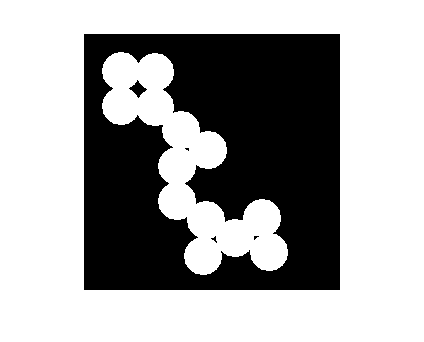
%> input picture Students/30421/Pop I. Mihai/xilinx 13.5/sysgen/examples/dsp48e1/AlphaBlending/2.png, 424 x 342 px
$ octave ABlending_dsp48e1_PreLoadFcn.m   (GNU Octave 9; MATLAB toolbox functions it lacks are replaced by stand-ins)
%> lines starting %> are read from the running program, lines starting %| are printed output that depends on the picture; in (x1, y1, x2, y2) boxes, pixels count from 0 and x2, y2 are one past the last pixel; in counts of white or black regions, pixels touching at a corner belong together; the program's own positions count from 1

% Alpha Blending Demo takes input from Image files
% Separate out the red green and blue components from the image.

% clear all;

h = figure;
clf;
set(h,'Name','  Alpha Blending Results');
set(h,'Position',[100 50 1000 800]);

% ABlening_image2 = imread('im.bmp');
% ABlening_image1 = imread('im1.bmp');

ABlening_image2 = imread('2.png');
%> ABlening_image2 is the input picture: size 342x424x3 uint8; 64.6% white; 5 black regions (3 under 20 px), largest, box (x1, y1, x2, y2) and area: (84, 34, 340, 290) 51227, (129, 80, 147, 98) 139
ABlening_image1 = imread('1.png');
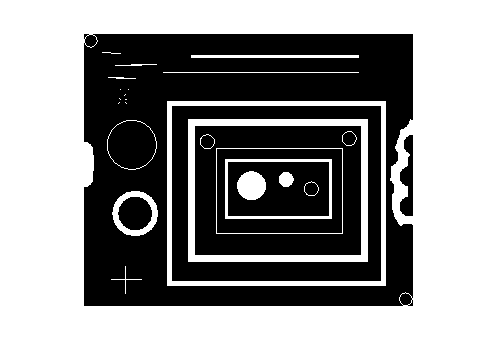
%> input picture Students/30421/Pop I. Mihai/xilinx 13.5/sysgen/examples/dsp48e1/AlphaBlending/1.png, 497 x 358 px
%> ABlening_image1 is the input picture: size 358x497x3 uint8; 57.5% white; 7 black regions, largest, box (x1, y1, x2, y2) and area: (84, 34, 413, 306) 44073, (172, 106, 381, 281) 10835, (195, 126, 361, 255) 10413
%%% Basic comparing of the image sizes
%%%%%%%%%%%%%%%%%%%%%%%%%%%%%%%%%%%%%%%%%%%%%%%%%
NPixels1 = size(ABlening_image1,1) * size(ABlening_image1,2);
%> NPixels1 = 177926
s11 = size(ABlening_image1,1);
%> s11 = 358
s12 = size(ABlening_image1,2);
%> s12 = 497
NPixels2 = size(ABlening_image2,1) * size(ABlening_image2,2);
%> NPixels2 = 145008
s21 = size(ABlening_image2,1);
%> s21 = 342
s22 = size(ABlening_image2,2);
%> s22 = 424

Size1 = s11*s12;
%> Size1 = 177926
Size2 = s21*s22;
%> Size2 = 145008
if(Size1>Size2)
    L = s11;
%> L = 358
    W = s12;
%> W = 497
else
    L = s21;
    W = s22;
end
if(NPixels1>NPixels2)
    ABlening_image3 = ABlening_image1;
    ABlening_image3(1:s11,1:s12,1:3) = 0;
%> ABlening_image3: size 358x497x3 uint8; every value is 0
    Rowstart = round((s11-s21)/2);
%> Rowstart = 8
    ColumnStart = round((s12-s22)/2);
%> ColumnStart = 37
    ABlening_image3(1+Rowstart:Rowstart+s21,1+ColumnStart:ColumnStart+s22,1:3) = ABlening_image2(1:s21,1:s22,1:3);
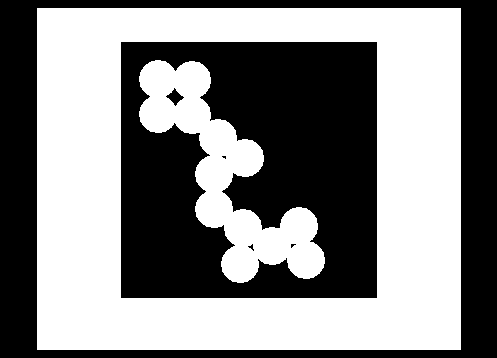
%> ABlening_image3: size 358x497x3 uint8; 52.6% white; 6 black regions (3 under 20 px), largest, box (x1, y1, x2, y2) and area: (121, 42, 377, 298) 51227, (0, 0, 497, 358) 32918, (166, 88, 184, 106) 139
    ABlening_image2 = ABlening_image3;
end


%%%%%%%%%%%%%%%%%%%%%%%%%%%%%%%%%%%%%%%%%%%%%%%%%%


%%%%%%%%%%%%%%%%%%%%%% Structure image1 to match input format
    redSignal = ABlening_image1(:,:,1);
    greenSignal = ABlening_image1(:,:,2);
    blueSignal = ABlening_image1(:,:,3);

     subplot(2,2,1);
      image(ABlening_image1), ...
        axis equal, axis square, axis off, title 'Input Image-1';

    NPixels = size(redSignal,1) * size(redSignal,2);
%> NPixels = 177926
    % turn them into vectors (they were arrays):

    redSignal = reshape(redSignal,1,NPixels);
    greenSignal = reshape(greenSignal,1,NPixels);
    blueSignal = reshape(blueSignal,1,NPixels);

    % insert a column of 'time values' in front -- the from workspace
    % block expects time followed by data on every row of the input

    redSignal1 = [ double(0:NPixels-1)'  double(redSignal)'];
    greenSignal1 = [ double(0:NPixels-1)'  double(greenSignal)'];
    blueSignal1 = [ double(0:NPixels-1)'  double(blueSignal)'];

%%%%%%%%%%%%%%%%%%%%%%%%%%%%%%%%%%%%%%%%%%%%%%%%%%%%%%%%%%%%%%%


%%%%%%%%%%%%%%%%%%%%%% Structure image2 to match input format

    redSignal = ABlening_image2(:,:,1);
    greenSignal = ABlening_image2(:,:,2);
    blueSignal = ABlening_image2(:,:,3);

    % redSignal(:,:) = 0;
    % blueSignal(:,:)  = 0;
    % greenSignal(:,:) = 0;

    subplot(2,2,2);
    image(ABlening_image2), ...
    axis equal, axis square, axis off, title 'Input Image-2';

    NPixels = size(redSignal,1) * size(redSignal,2);

    % turn them into vectors (they were arrays):

    redSignal = reshape(redSignal,1,NPixels);
    greenSignal = reshape(greenSignal,1,NPixels);
    blueSignal = reshape(blueSignal,1,NPixels);

    % insert a column of 'time values' in front -- the from workspace
    % block expects time followed by data on every row of the input
    NPixels = size(redSignal,1) * size(redSignal,2);

    redSignal2 = [ double(0:NPixels-1)'  double(redSignal)'];
    greenSignal2 = [ double(0:NPixels-1)'  double(greenSignal)'];
    blueSignal2 = [ double(0:NPixels-1)'  double(blueSignal)'];
%%%%%%%%%%%%%%%%%%%%%%%%%%%%%%%%%%%%%%%%%%%%%%%%%%%%%%%%%%%%%%%%%%%
